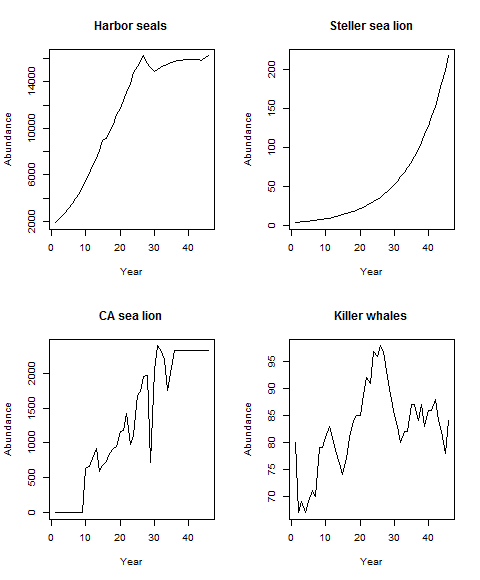

Write R code to recreate this figure.
png("plot_AppendixAbundance.png", width=480, height=580, pointsize=12)

N = matrix(unlist(N_hy),nYear,nPredator)

par(mfrow=c(2,2))

for(i in 1:nPredator)
{
  plot(N[,i], main=predatorNames[[i]], ylab="Abundance", xlab="Year", type="l")
}

dev.off()
